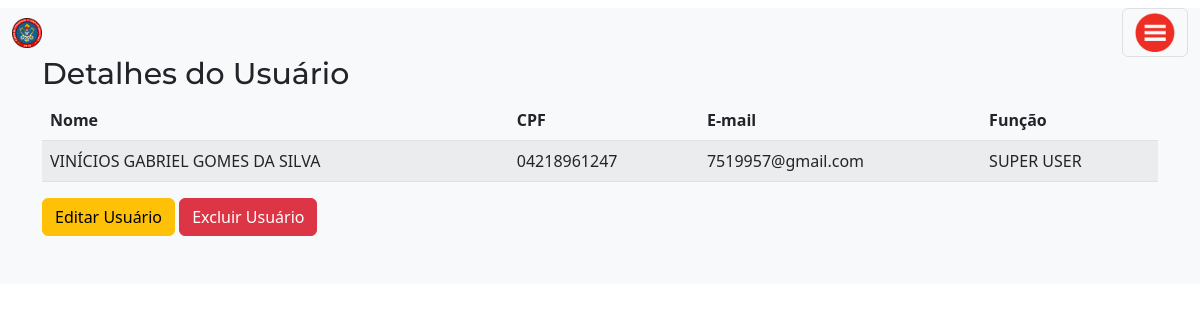
/usuario/1 (signed in), run on the app's committed database.
### src/models.py (models this page shows)
class User(database.Model, UserMixin):
    __tablename__ = "user"
    id = database.Column(database.Integer, primary_key=True)
    nome = database.Column(database.String(100))
    email = database.Column(database.String(50))
    cpf = database.Column(database.String(50))
    senha = database.Column(database.String(500))
    funcao_user_id = database.Column(database.Integer, database.ForeignKey('funcao_user.id'))
    obm_id_1 = database.Column(database.Integer, database.ForeignKey('obm.id'))
    obm_id_2 = database.Column(database.Integer, database.ForeignKey('obm.id'))
    localidade_id = database.Column(database.Integer, database.ForeignKey('localidade.id'))
    ip_address = database.Column(database.String(45))
    latitude = database.Column(database.String(50))
    longitude = database.Column(database.String(50))
    data_criacao = database.Column(database.DateTime, default=datetime.utcnow())
    data_ultimo_acesso = database.Column(database.DateTime, default=datetime.utcnow())
    endereco_acesso = database.Column(database.String(100))
    obm1 = database.relationship('Obm', foreign_keys=[obm_id_1])
    obm2 = database.relationship('Obm', foreign_keys=[obm_id_2])
    funcao_user = database.relationship('FuncaoUser', foreign_keys=[funcao_user_id])
    localidade = database.relationship('Localidade', foreign_keys=[localidade_id])

class FuncaoUser(database.Model):
    __tablename__ = "funcao_user"
    id = database.Column(database.Integer, primary_key=True)
    ocupacao = database.Column(database.String(50), nullable=False)
    user = database.relationship('User', backref='user_funcao')

### src/routes.py (the view, shortened to what this page needs)
@app.route('/usuario/<int:id_usuario>', methods=['GET', 'POST'])
@login_required
@checar_ocupacao('DIRETOR', 'SUPER USER')
def exibir_usuario(id_usuario):
    usuario = User.query.get_or_404(id_usuario)
    usuario_info = User.query \
        .join(FuncaoUser, User.funcao_user_id == FuncaoUser.id) \
        .add_columns(User.nome, User.cpf, User.id, User.email,
                     FuncaoUser.ocupacao.label('funcao_ocupacao')) \
        .filter(User.id == id_usuario) \
        .first_or_404()
    form = FormCriarUsuario(obj=usuario)
    form.current_user_id = id_usuario
    form.funcao_user_id.choices = [(funcao.id, funcao.ocupacao) for funcao in FuncaoUser.query.all()]
    form.obm_id_1.choices = [('', '-- Selecione uma opção --')] + [(obm.id, obm.sigla) for obm in
                                                                   Obm.query.all()]
    form.obm_id_2.choices = [('', '-- Selecione uma opção --')] + [(obm.id, obm.sigla) for obm in
                                                                   Obm.query.all()]
    form.localidade_id.choices = [
                                     ('', '-- Selecione uma opção --')
                                 ] + [(localidade.id, localidade.sigla) for localidade in
                                      Localidade.query.all()]
    return render_template('usuario_detalhes.html', usuario=usuario_info, form=form)

### src/controller/control.py (called while the page is built)
def checar_ocupacao(*ocupacoes_permitidas):
    def decorator(f):
        @wraps(f)
        def decorated_function(*args, **kwargs):
            if not current_user.user_funcao or current_user.user_funcao.ocupacao not in ocupacoes_permitidas:
                flash('Acesso negado', 'alert-danger')
                return redirect(url_for('militares'))
            return f(*args, **kwargs)
        return decorated_function
    return decorator

### src/forms.py (called while the page is built)
def coerce_int_or_none(value):
    if value == '' or value is None:
        return None
    try:
        return int(value)
    except ValueError:
        return None

### src/models.py (called while the page is built)
@login_manager.user_loader
def load_usuario(id_usuario):
    return User.query.get(int(id_usuario))

### src/templates/usuario_detalhes.html (shortened to what this page needs)
{% extends 'base.html' %}
{% block body %}
<section class="bg-light py-3 py-md-5 mt-2">
    <div class="col md-10 container">
        <h3>Detalhes do Usuário</h3>
        <table class="table table-striped" style="width:100%">
            <thead>
            <tr>
                <th>Nome</th>
                <th>CPF</th>
                <th>E-mail</th>
                <th>Função</th>
            </tr>
            </thead>
            <tbody>
            <tr>
                <td>{{ usuario.nome }}</td>
                <td>{{ usuario.cpf }}</td>
                <td>{{ usuario.email }}</td>
                <td>{{ usuario.funcao_ocupacao }}</td>
            </tr>
            </tbody>
        </table>
        <button class="btn btn-warning" id="btn-editar">Editar Usuário</button>
        <button style="text-decoration: none" href="#" class="btn btn-danger" id='btn-excluir' data-bs-toggle="modal"
                data-bs-target="#excluirPost">Excluir Usuário
        </button>
    </div>
</section>
{% endblock %}

### src/static/main.css (style rules this page uses)
html, css { padding: 0; margin: 0; }
* { transition: .4s ease-in-out; }
body { padding-right: 0px !important; }
h3 { font-family: 'Montserrat', sans-serif; font-size: 30px; font-weight: 500; }
table { width: 100%; }
table th, table td { white-space: nowrap; padding: 10px; }
table th { text-align: left; }

### data on the page
User: nome "VINÍCIOS GABRIEL GOMES DA SILVA", cpf "04218961247", email "7519957@gmail.com"
FuncaoUser: funcao_ocupacao "SUPER USER"
